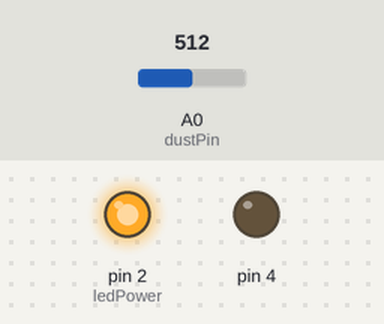
This sketch was run on a simulated Arduino Uno, built with avr-gcc and run on an emulated ATmega328P. Parts: output pins drawn as LEDs (lit = HIGH). Inputs (shaded band) come from the test bench; at power-on: A0 (dustPin) = 512. What the sketch prints to the serial monitor is not drawn.

Above: at 0.1 s.
Timing chart, 0 to 1.6 s (numbered marks = the images above):
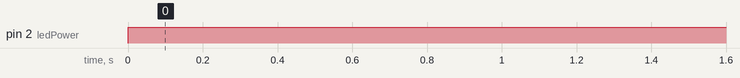

The sketch:

dustTester.ino
```cpp
int dustPin = 0;
int dustVal = 0;

int ledPower = 2;
int delayTime = 280;
int delayTime2 = 40;
float offTime = 9680;
void setup() {
  Serial.begin(9600);
  pinMode(ledPower, OUTPUT);
  pinMode(4, OUTPUT);
}

void loop() {
  // ledPower is any digital pin on the arduino connected to Pin 3 on the sensor
  digitalWrite(ledPower, LOW); // power on the LED
  delayMicroseconds(delayTime);
  dustVal = analogRead(dustPin); // read the dust value via pin 5 on the sensor
  delayMicroseconds(delayTime2);
  digitalWrite(ledPower, HIGH); // turn the LED off
  delayMicroseconds(offTime);

  delay(2000);
  Serial.println(dustVal);
}
```

Measured:
- by itself, pin 2 (ledPower): LOW → HIGH at 0.00 s
